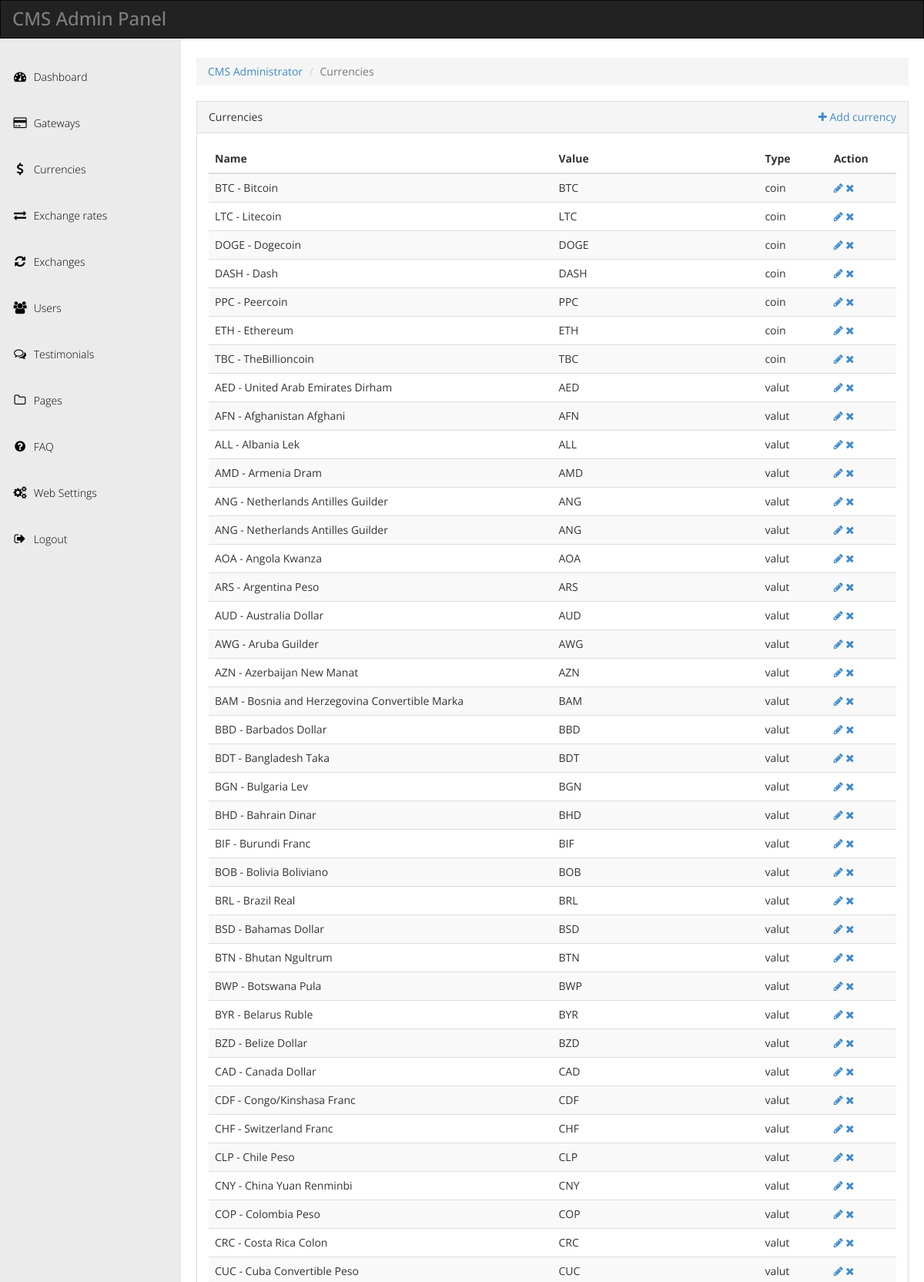
The app's page /admin/?a=currencies (signed in, upper part) with its own data.
### tables this page shows
CREATE TABLE `bit_currencies` (
  `id` int(11) NOT NULL,
  `name` varchar(50) DEFAULT NULL,
  `value` varchar(50) DEFAULT NULL,
  `type` varchar(50) DEFAULT NULL
);

### includes/functions.php (called while the page is built, shortened)
<?php
function protect($string) {
	$protection = htmlspecialchars(trim($string), ENT_QUOTES);
	return $protection;
}
?>

### admin/sources/admin/currencies.php (the view, shortened to what this page needs)
<?php
$b = protect($_GET['b']);
if($b == "add") { ?>
    <ol class="breadcrumb">
        <li><a href="./">CMS Administrator</a></li>
        <li><a href="./?a=currencies">Currencies</a></li>
        <li class="active">Add Currency</li>
    </ol>
    <div class="panel panel-default">
        <div class="panel-heading">
            Add currency
        </div>
        <div class="panel-body">
            <?php
            if(isset($_POST['btn_add'])) {
                $name = protect($_POST['name']);
                $value = protect($_POST['value']);
                $type = protect($_POST['type']);
                $check = $db->query("SELECT * FROM bit_currencies WHERE value='$value'");
                if(empty($name) or empty($value)) { echo error("All fields are required."); }
                elseif($check->num_rows>0) { echo error("This currency already exists."); }
                else {
                    $insert = $db->query("INSERT bit_currencies (name,value,type) VALUES ('$name','$value','$type')");
                    echo success("Currency <b>$name</b> was added successfully.");
                }
            }
            ?>
            <form action="" method="POST">
                <div class="form-group">
                    <label>Name</label>
                    <input type="text" class="form-control" name="name">
                </div>
                <div class="form-group">
                    <label>Value</label>
                    <input type="text" class="form-control" name="value">
                </div>
                <div class="form-group">
                    <div class="form-group">
                        <label>Type</label>
                        <select class="form-control" name="type">
                            <option value="">Choose currency type</option>
                            <option value="valute">Valute</option>
                            <option value="coin">Coin</option>
                        </select>
                    </div>
                </div>
                <button type="submit" class="btn btn-primary" name="btn_add"><i class="fa fa-plus"></i> Add</button>
            </form>
        </div>
    </div>
<?php
} else { ?>
    <ol class="breadcrumb">
        <li><a href="./">CMS Administrator</a></li>
        <li class="active">Currencies</li>
    </ol>
    <div class="panel panel-default">
        <div class="panel-heading">
            Currencies
            <span class="pull-right">
			<a href="./?a=currencies&b=add"><i class="fa fa-plus"></i> Add currency</a>
		</span>
        </div>
        <div class="panel-body">
            <table class="table table-striped">
                <thead>
                <tr>
                    <th width="50%">Name</th>
                    <th width="30%">Value</th>
                    <th width="10%">Type</th>
                    <th width="10%">Action</th>
                </tr>
                </thead>
                <tbody>
                <?php
                $statement = "bit_currencies";
                $query = $db->query("SELECT * FROM {$statement} ORDER BY id ");
                if($query->num_rows>0) {
                    while($row = $query->fetch_assoc()) {
                        ?>
                        <tr>
                            <td><?php echo $row['name']; ?></td>
                            <td><?php echo $row['value']; ?></td>
                            <td><?php echo $row['type']; ?></td>
                            <td>
                                <a href="./?a=currencies&b=edit&id=<?php echo $row['id']; ?>" title="Edit"><i class="fa fa-pencil"></i></a>
                                <a href="./?a=currencies&b=delete&id=<?php echo $row['id']; ?>" title="Delete"><i class="fa fa-times"></i></a>
                            </td>
                        </tr>
                        <?php
                    }
                } else {
                    echo '<tr><td colspan="4">Still no have currency.</td></tr>';
                }
                ?>
                </tbody>
            </table>
        </div>
    </div>
<?php } ?>

### admin/assets/css/templatemo_main.css (style rules this page uses)
* { font-family: 'Open Sans', sans-serif; }
body { background-color: rgb(235,235,235); }
.nav-pills>li>a, .nav-tabs>li>a, .alert, .progress, .panel, .btn, .panel-group .panel, .form-control, .modal-content, .breadcrumb { border-radius: 0; }
.list-group-item:first-child, .panel-heading { border-top-left-radius: 0; border-top-right-radius: 0; }

### records on screen
bit_currencies: name "BTC - Bitcoin", value "BTC", type "coin"
bit_currencies: name "LTC - Litecoin", value "LTC", type "coin"
bit_currencies: name "DOGE - Dogecoin", value "DOGE", type "coin"
bit_currencies: name "DASH - Dash", value "DASH", type "coin"
bit_currencies: name "PPC - Peercoin", value "PPC", type "coin"
bit_currencies: name "ETH - Ethereum", value "ETH", type "coin"
bit_currencies: name "TBC - TheBillioncoin", value "TBC", type "coin"
bit_currencies: name "AED - United Arab Emirates Dirham", value "AED", type "valut"
bit_currencies: name "AFN - Afghanistan Afghani", value "AFN", type "valut"
bit_currencies: name "ALL - Albania Lek", value "ALL", type "valut"
bit_currencies: name "AMD - Armenia Dram", value "AMD", type "valut"
bit_currencies: name "ANG - Netherlands Antilles Guilder", value "ANG", type "valut"
bit_currencies: name "ANG - Netherlands Antilles Guilder", value "ANG", type "valut"
bit_currencies: name "AOA - Angola Kwanza", value "AOA", type "valut"
bit_currencies: name "ARS - Argentina Peso", value "ARS", type "valut"
bit_currencies: name "AUD - Australia Dollar", value "AUD", type "valut"
bit_currencies: name "AWG - Aruba Guilder", value "AWG", type "valut"
bit_currencies: name "AZN - Azerbaijan New Manat", value "AZN", type "valut"
bit_currencies: name "BAM - Bosnia and Herzegovina Convertible Marka", value "BAM", type "valut"
bit_currencies: name "BBD - Barbados Dollar", value "BBD", type "valut"
bit_currencies: name "BDT - Bangladesh Taka", value "BDT", type "valut"
bit_currencies: name "BGN - Bulgaria Lev", value "BGN", type "valut"
bit_currencies: name "BHD - Bahrain Dinar", value "BHD", type "valut"
bit_currencies: name "BIF - Burundi Franc", value "BIF", type "valut"
bit_currencies: name "BOB - Bolivia Boliviano", value "BOB", type "valut"
bit_currencies: name "BRL - Brazil Real", value "BRL", type "valut"
bit_currencies: name "BSD - Bahamas Dollar", value "BSD", type "valut"
bit_currencies: name "BTN - Bhutan Ngultrum", value "BTN", type "valut"
bit_currencies: name "BWP - Botswana Pula", value "BWP", type "valut"
bit_currencies: name "BYR - Belarus Ruble", value "BYR", type "valut"
bit_currencies: name "BZD - Belize Dollar", value "BZD", type "valut"
bit_currencies: name "CAD - Canada Dollar", value "CAD", type "valut"
bit_currencies: name "CDF - Congo/Kinshasa Franc", value "CDF", type "valut"
bit_currencies: name "CHF - Switzerland Franc", value "CHF", type "valut"
bit_currencies: name "CLP - Chile Peso", value "CLP", type "valut"
bit_currencies: name "CNY - China Yuan Renminbi", value "CNY", type "valut"
bit_currencies: name "COP - Colombia Peso", value "COP", type "valut"
bit_currencies: name "CRC - Costa Rica Colon", value "CRC", type "valut"
bit_currencies: name "CUC - Cuba Convertible Peso", value "CUC", type "valut"
